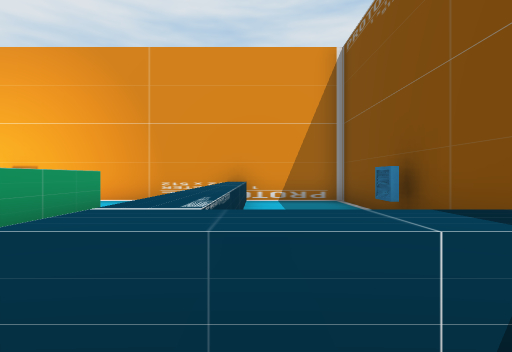
[1] (above)

18 first-person views from a walk through a 3-D level made in the Unity game engine. The camera is 1.3 m above the floor, looks level and sees 85° across. The floor is counted in squares, 2 m on a side. Each view is taken from the middle of a square. On the plan, view 1 faces up. The plan holds only what a view shows up to about 9 squares ahead; the rest is blank. The place goes on beyond the plan. The player is left out.

[2]
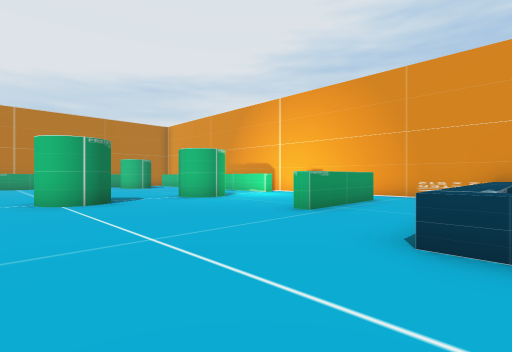

[3]
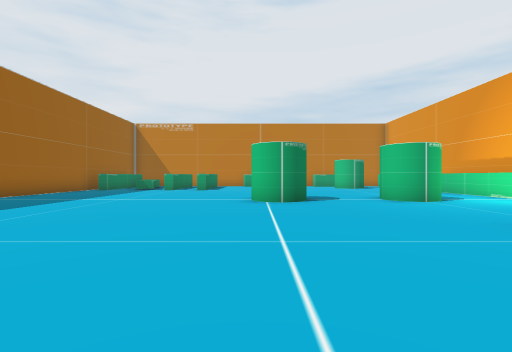

[4]
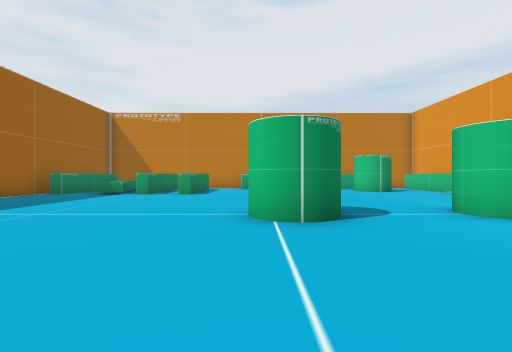

[5]
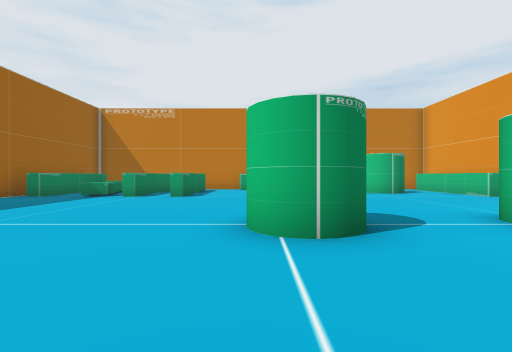

[6]
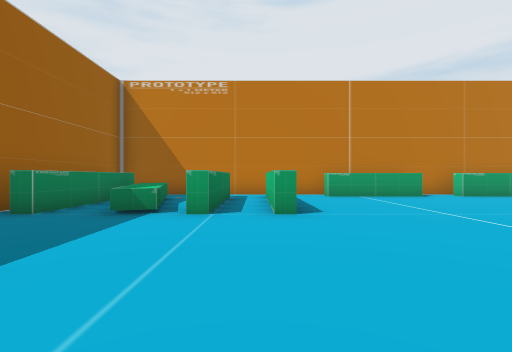

[7]
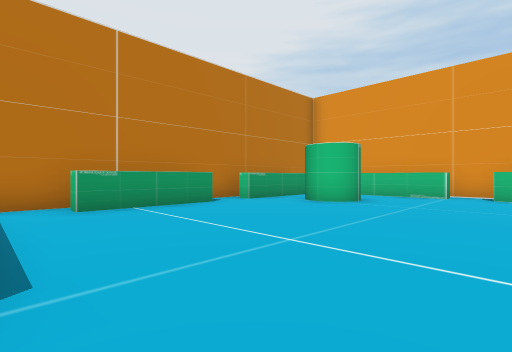

[8]
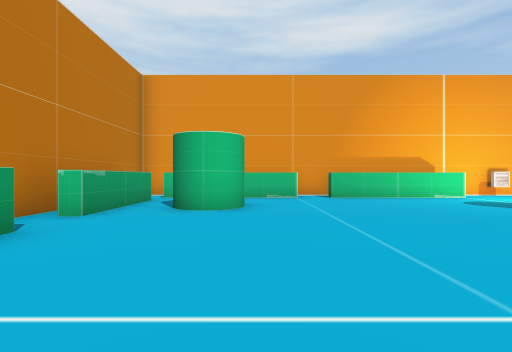

[9]
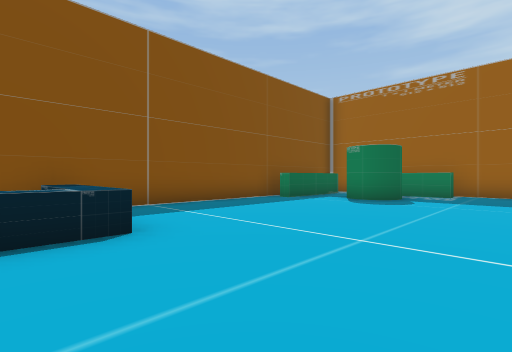

[10]
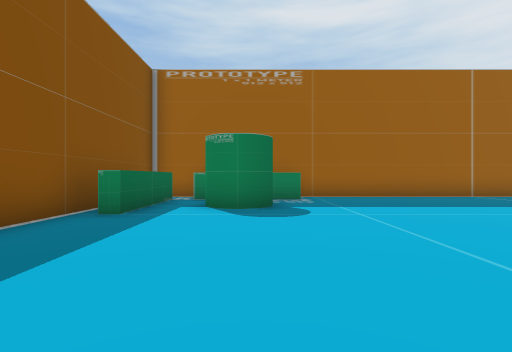

[11]
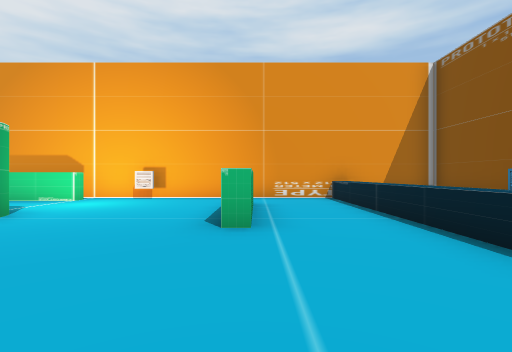

[12]
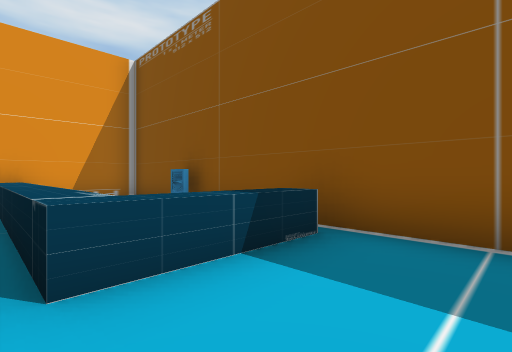

[13]
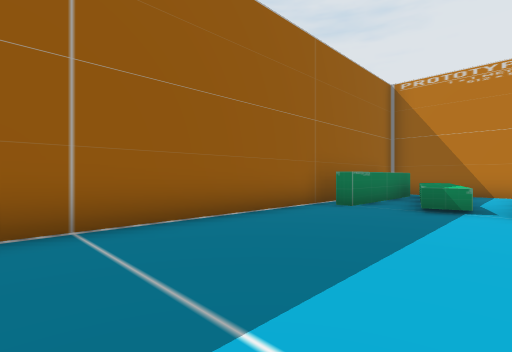

[14]
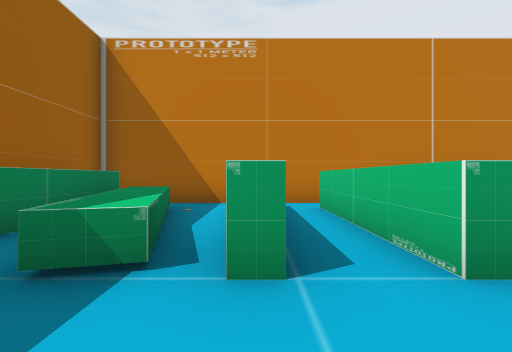

[15]
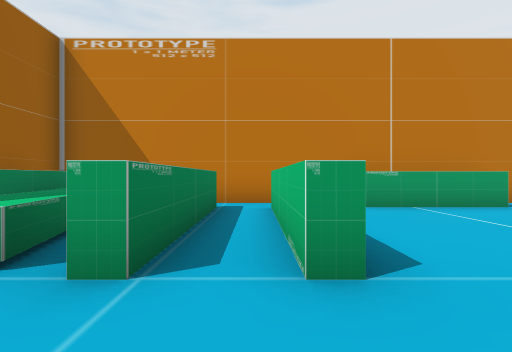

[16]
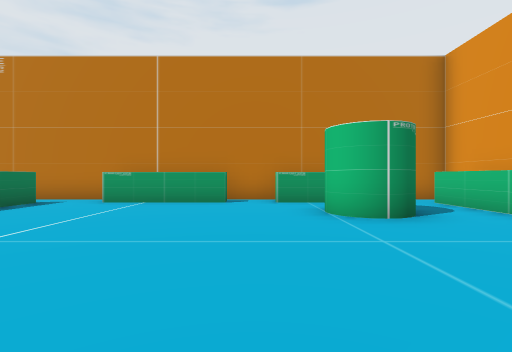

[17]
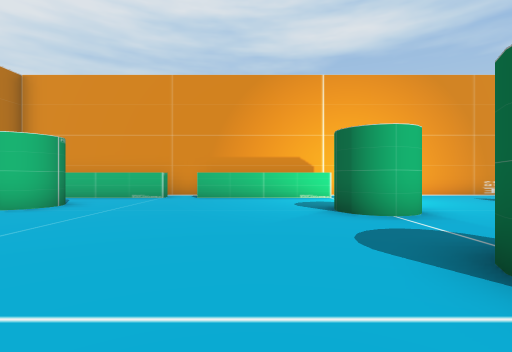

[18]
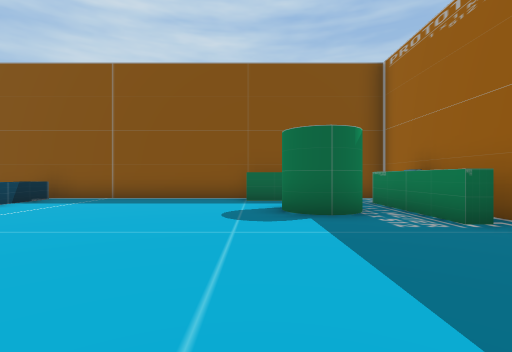

### Floor plan
Key: @ floor where view 1 was taken; # wall or solid block; . floor; ^ raised ledge; E vent.
Columns run from 18 left of view 1 to 3 right of it. Each row starts with its distance up from view 1.
  8 ###  ###  ############
  7 #.####.####.E....#...#
  6 #................^...#
  5 #^.............^.^...#
  4 #^.#...........^.^. E#
  3 #^........#....^.^.  #
  2 #................^^  #
  1 #^................^^.#
  0 #^........##......@..#
 -1 #^........#..........#
 -2 #....................#
 -3 #.^^^................#
 -4 #....................#
 -5 #.^^^^...............#
 -6 #..^^^...........##^ #
 -7 #.^^.............##^ #
 -8 #.^^^^..........^^#..#
 -9 ######################

Positions as (right, up) in squares from view 1, and headings:
1: (0, 0), facing up
2: (0, -2), facing up-left
3: (0, -1), facing left
4: (-3, -1), facing left
5: (-4, -1), facing left
6: (-8, -4), facing left
7: (-11, -3), facing up-left
8: (-14, -2), facing up
9: (-4, 2), facing down-right
10: (-1, 0), facing down
11: (-3, -1), facing up
12: (-1, -1), facing up-right
13: (-7, -5), facing down-left
14: (-11, -5), facing left
15: (-11, -4), facing left
16: (-10, 2), facing left
17: (-10, -2), facing up
18: (-6, -5), facing right
